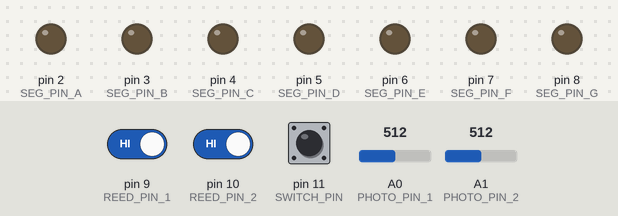
The sketch below on a simulated Arduino Uno, built with avr-gcc and run on an emulated ATmega328P. Parts: output pins drawn as LEDs (lit = HIGH). The test bench sets the inputs (shaded band); at power-on: pin 11 (SWITCH_PIN) HIGH, pin 9 (REED_PIN_1) HIGH, pin 10 (REED_PIN_2) HIGH, A0 (PHOTO_PIN_1) = 512, A1 (PHOTO_PIN_2) = 512. EEPROM starts erased.

Above: at 1.2 s.
1.3 s: pin 11 (SWITCH_PIN) pulled LOW for 0.15 s
At 2.2 s:
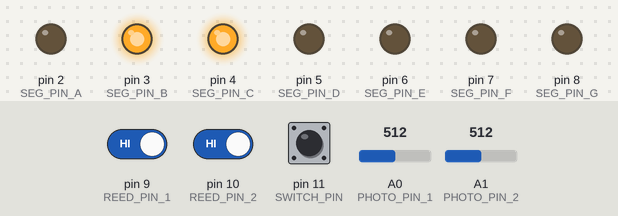
4.4 s: pin 11 (SWITCH_PIN) pulled LOW for 1 s
At 7.6 s:
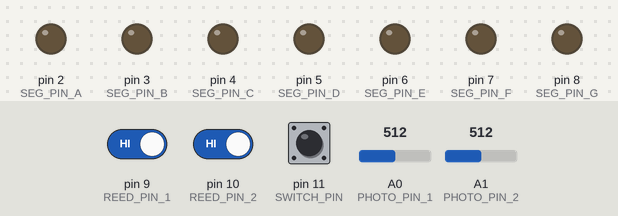
7.9 s: pin 11 (SWITCH_PIN) pulled LOW for 3.2 s
At 8.4 s:
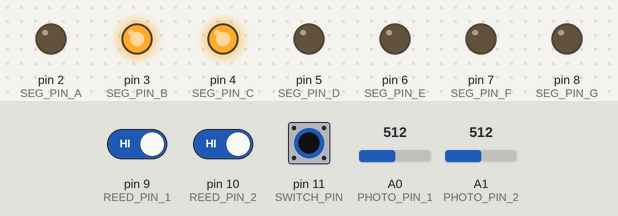
12.6 s: pin 9 (REED_PIN_1) driven LOW and pin 11 (SWITCH_PIN) driven LOW
At 13.5 s:
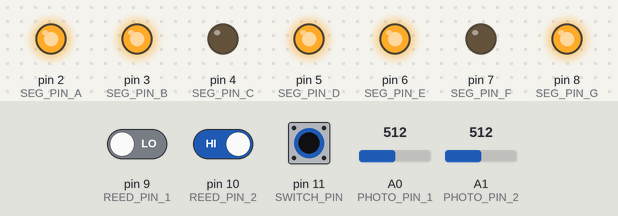
Timing chart, 0 to 16.3 s (numbered marks = the images above; inputs shaded):
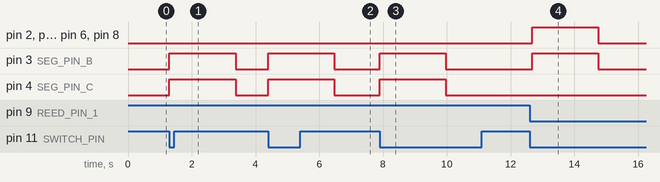

Measured:
- after the input at 1.3 s, pin 3 (SEG_PIN_B), pin 4 (SEG_PIN_C): LOW → HIGH at once, → LOW 2.1 s later
- after the input at 4.4 s, pin 3 (SEG_PIN_B), pin 4 (SEG_PIN_C): LOW → HIGH at once, → LOW 2.1 s later
- after the input at 7.9 s, pin 3 (SEG_PIN_B), pin 4 (SEG_PIN_C): LOW → HIGH at once, → LOW 2.1 s later
- after the input at 12.6 s, pin 2 (SEG_PIN_A), pin 3 (SEG_PIN_B), pin 5 (SEG_PIN_D), pin 6 (SEG_PIN_E), pin 8 (SEG_PIN_G): LOW → HIGH after 0.08 s, → LOW 2.1 s later

The sketch:

tamper_evidence.ino
```cpp
#include <EEPROM.h>

// set the pins for all the components as constants (might need to switch to const int)
#define SEG_PIN_A 2
#define SEG_PIN_B 3
#define SEG_PIN_C 4
#define SEG_PIN_D 5
#define SEG_PIN_E 6
#define SEG_PIN_F 7
#define SEG_PIN_G 8
#define DISPLAY_DURATION_MILLIS 2000
// reed switch variables
#define REED_PIN_1 9
#define REED_PIN_2 10
// button variables
#define SWITCH_PIN 11
// photoresistor variables
#define PHOTO_PIN_1 A0
#define PHOTO_PIN_2 A1
#define PHOTO_THRESHOLD 25
// initial code for EEPROM
#define ADDRESS 0 // EEPROM address byte

int prev_photo_value_1 = 0;
int photo_value_1 = 0; // store value from photoresistor (0-1023)
int prev_photo_value_2 = 0;
int photo_value_2 = 0; // store value from photoresistor (0-1023)
int prev_reed_value_1 = HIGH;
int reed_value_1 = HIGH;
int prev_reed_value_2 = HIGH;
int reed_value_2 = HIGH;
int prev_switch_value = HIGH;
int switch_value = HIGH;
int display_on_time_millis = 0;
bool display_on = false;

int counter; // sets up the counter that figures out when the box has been tampered with

void setup() {
  // setup for all the 7 segment display LEDs pins
  pinMode(SEG_PIN_A, OUTPUT);
  pinMode(SEG_PIN_B, OUTPUT);
  pinMode(SEG_PIN_C, OUTPUT);
  pinMode(SEG_PIN_D, OUTPUT);
  pinMode(SEG_PIN_E, OUTPUT);
  pinMode(SEG_PIN_F, OUTPUT);
  pinMode(SEG_PIN_G, OUTPUT);
  // setup for the inputs
  pinMode(REED_PIN_1, INPUT_PULLUP);
  pinMode(REED_PIN_2, INPUT_PULLUP);
  pinMode(SWITCH_PIN, INPUT_PULLUP);
  //Don't need to set Photo pins, because analogRead does that automatically

  // get the value of counter from EEPROM
  counter = EEPROM.read(ADDRESS);

  // if eeprom address has never been written to, the value is 255
  if (counter == 255) {
    counter = 0; // so clear the counter first time the system is turned on
    EEPROM.write(ADDRESS, counter);
  }
}

void loop() {
  reed_value_1 = digitalRead(REED_PIN_1);
  reed_value_2 = digitalRead(REED_PIN_2);
  switch_value = digitalRead(SWITCH_PIN);

  photo_value_1 = analogRead(PHOTO_PIN_1);
  photo_value_2 = analogRead(PHOTO_PIN_2);

  // if any of the reed switches or photo resistors were just triggered
  if ((reed_value_1 == LOW && prev_reed_value_1 == HIGH) ||
      (reed_value_2 == LOW && prev_reed_value_2 == HIGH) ||
      (photo_value_1 > PHOTO_THRESHOLD && prev_photo_value_1 <= PHOTO_THRESHOLD) ||
      (photo_value_2 > PHOTO_THRESHOLD && prev_photo_value_2 <= PHOTO_THRESHOLD)) {
    delay(75); //realllllllllllly simple way to debounce;
    counter++; // counter value goes up one
    // save value in EEPROM address
    EEPROM.write(ADDRESS, counter);

    if (counter > 9) {
      counter = 0;
      EEPROM.write(ADDRESS, counter);
      // the 7-segment display only goes up to 9, after that it will reset
    }
  }

  if (switch_value == LOW && prev_switch_value == HIGH) {
    display_on = true;
    seg_display(counter);
    delay(75);
    display_on_time_millis = millis();
  }

  if(display_on && millis() - display_on_time_millis > DISPLAY_DURATION_MILLIS) {
    display_on = false;
    turn_off_seg_display();
  }

  prev_reed_value_1 = reed_value_1;
  prev_reed_value_2 = reed_value_2;
  prev_photo_value_1 = photo_value_1;
  prev_photo_value_2 = photo_value_2;
  prev_switch_value = switch_value;
}

void seg_display(int counter_number) {
  int last_digit = counter_number % 10;

  switch(last_digit) {
  // lights up correct LED for the 7-segment counter depending on the counter value
  case 0 :
    digitalWrite(SEG_PIN_A, HIGH);
    digitalWrite(SEG_PIN_B, HIGH);
    digitalWrite(SEG_PIN_C, HIGH);
    digitalWrite(SEG_PIN_D, HIGH);
    digitalWrite(SEG_PIN_E, HIGH);
    digitalWrite(SEG_PIN_F, HIGH);
    digitalWrite(SEG_PIN_G, LOW);
    break;
  case 1 :
    digitalWrite(SEG_PIN_A, LOW);
    digitalWrite(SEG_PIN_B, HIGH);
    digitalWrite(SEG_PIN_C, HIGH);
    digitalWrite(SEG_PIN_D, LOW);
    digitalWrite(SEG_PIN_E, LOW);
    digitalWrite(SEG_PIN_F, LOW);
    digitalWrite(SEG_PIN_G, LOW);
    break;
  case 2 :
    digitalWrite(SEG_PIN_A, HIGH);
    digitalWrite(SEG_PIN_B, HIGH);
    digitalWrite(SEG_PIN_C, LOW);
    digitalWrite(SEG_PIN_D, HIGH);
    digitalWrite(SEG_PIN_E, HIGH);
    digitalWrite(SEG_PIN_F, LOW);
    digitalWrite(SEG_PIN_G, HIGH);
    break;
  case 3 :
    digitalWrite(SEG_PIN_A, HIGH);
    digitalWrite(SEG_PIN_B, HIGH);
    digitalWrite(SEG_PIN_C, HIGH);
    digitalWrite(SEG_PIN_D, HIGH);
    digitalWrite(SEG_PIN_E, LOW);
    digitalWrite(SEG_PIN_F, LOW);
    digitalWrite(SEG_PIN_G, HIGH);
    break;
  case 4 :
    digitalWrite(SEG_PIN_A, LOW);
    digitalWrite(SEG_PIN_B, HIGH);
    digitalWrite(SEG_PIN_C, HIGH);
    digitalWrite(SEG_PIN_D, LOW);
    digitalWrite(SEG_PIN_E, LOW);
    digitalWrite(SEG_PIN_F, HIGH);
    digitalWrite(SEG_PIN_G, HIGH);
    break;
  case 5 :
    digitalWrite(SEG_PIN_A, HIGH);
    digitalWrite(SEG_PIN_B, LOW);
    digitalWrite(SEG_PIN_C, HIGH);
    digitalWrite(SEG_PIN_D, HIGH);
    digitalWrite(SEG_PIN_E, LOW);
    digitalWrite(SEG_PIN_F, HIGH);
    digitalWrite(SEG_PIN_G, HIGH);
    break;
  case 6 :
    digitalWrite(SEG_PIN_A, HIGH);
    digitalWrite(SEG_PIN_B, LOW);
    digitalWrite(SEG_PIN_C, HIGH);
    digitalWrite(SEG_PIN_D, HIGH);
    digitalWrite(SEG_PIN_E, HIGH);
    digitalWrite(SEG_PIN_F, HIGH);
    digitalWrite(SEG_PIN_G, HIGH);
    break;
  case 7 :
    digitalWrite(SEG_PIN_A, HIGH);
    digitalWrite(SEG_PIN_B, HIGH);
    digitalWrite(SEG_PIN_C, HIGH);
    digitalWrite(SEG_PIN_D, LOW);
    digitalWrite(SEG_PIN_E, LOW);
    digitalWrite(SEG_PIN_F, LOW);
    digitalWrite(SEG_PIN_G, LOW);
    break;
  case 8 :
    digitalWrite(SEG_PIN_A, HIGH);
    digitalWrite(SEG_PIN_B, HIGH);
    digitalWrite(SEG_PIN_C, HIGH);
    digitalWrite(SEG_PIN_D, HIGH);
    digitalWrite(SEG_PIN_E, HIGH);
    digitalWrite(SEG_PIN_F, HIGH);
    digitalWrite(SEG_PIN_G, HIGH);
    break;
  case 9 :
    digitalWrite(SEG_PIN_A, HIGH);
    digitalWrite(SEG_PIN_B, HIGH);
    digitalWrite(SEG_PIN_C, HIGH);
    digitalWrite(SEG_PIN_D, LOW);
    digitalWrite(SEG_PIN_E, LOW);
    digitalWrite(SEG_PIN_F, HIGH);
    digitalWrite(SEG_PIN_G, HIGH);
    break;
  }
}

void turn_off_seg_display() {
  digitalWrite(SEG_PIN_A, LOW);
  digitalWrite(SEG_PIN_B, LOW);
  digitalWrite(SEG_PIN_C, LOW);
  digitalWrite(SEG_PIN_D, LOW);
  digitalWrite(SEG_PIN_E, LOW);
  digitalWrite(SEG_PIN_F, LOW);
  digitalWrite(SEG_PIN_G, LOW);
}
```
